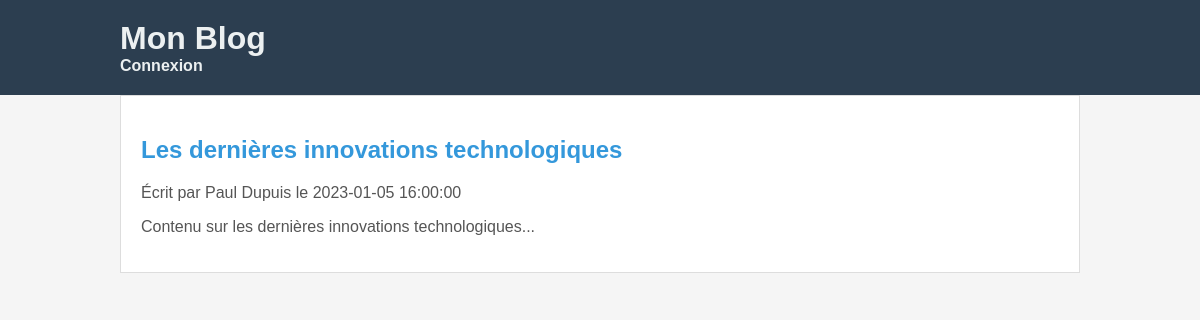
The app's page /article.php?id=10 with its own data.
### tables this page shows
CREATE TABLE `articles` (
  `id` int(11) NOT NULL AUTO_INCREMENT,
  `auteur` varchar(255) NOT NULL,
  `titre` varchar(255) NOT NULL,
  `date` datetime NOT NULL,
  `contenu` text DEFAULT NULL,
  PRIMARY KEY (`id`)
);

### Database.php (called while the page is built, shortened)
<?php
class Database {
    private $host = 'localhost';
    private $db = 'blog';
    private $user = 'root';
    private $pass = 'password';
    private $charset = 'utf8mb4';
    public $pdo = null;
    public function __construct() {
        try {
            $dsn = "mysql:host=$this->host;dbname=$this->db;charset=$this->charset";
            $options = [
                PDO::ATTR_ERRMODE => PDO::ERRMODE_EXCEPTION,
                PDO::ATTR_DEFAULT_FETCH_MODE => PDO::FETCH_ASSOC,
                PDO::ATTR_EMULATE_PREPARES => false,
            ];
            $this->pdo = new PDO($dsn, $this->user, $this->pass, $options);
        } catch (\PDOException $e) {
            throw new \PDOException($e->getMessage(), (int)$e->getCode());
        }
    }
    public function getArticleById($id) {
        $stmt = $this->pdo->prepare("SELECT * FROM articles WHERE id = :id");
        $stmt->execute(['id' => $id]);
        return $stmt->fetch();
    }
}
?>

### article.php (the view, shortened to what this page needs)
<!DOCTYPE html>
<html>
<head>
    <link rel="stylesheet" href="style.css">
</head>
<body>
    <header>
        <div class="container">
            <h1 id="branding">Mon Blog</h1>
            <nav>
                <ul>
                    <?php if (!isset($_SESSION['username'])): ?>
                        <li><a href="connexion.php">Connexion</a></li>
                    <?php else: ?>
                        <li><a href="deconnexion.php">Déconnexion</a></li>
                    <?php endif; ?>
                </ul>
            </nav>
        </div>
    </header>
    <div class="container">
        <?php
        include 'Database.php';
        $db = new Database();
        if (isset($_GET['id']) && is_numeric($_GET['id'])) {
            $id = $_GET['id'];
            $article = $db->getArticleById($id);
            if ($article) {
                echo "<article>";
                echo "<h2>" . htmlspecialchars($article['titre']) . "</h2>";
                echo "<p>Écrit par " . htmlspecialchars($article['auteur']) . " le " . $article['date'] . "</p>";
                echo "<p>" . htmlspecialchars($article['contenu']) . "</p>";
                echo "</article>";
            } else {
                echo "<p>Article non trouvé.</p>";
            }
        } else {
            echo "<p>ID d'article non spécifié ou invalide.</p>";
        }
        ?>
    </div>
</body>
</html>

### style.css (style rules this page uses)
body { font-family: 'Arial', sans-serif; background-color: #f5f5f5; color: #333; margin: 0; padding: 0; }
.container { width: 80%; margin: 0 auto; }
header { background-color: #2c3e50; color: #ecf0f1; padding: 20px 0; }
#branding { margin: 0; }
nav ul { list-style: none; padding: 0; margin: 0; }
nav ul li { display: inline; margin-right: 20px; }
nav a { text-decoration: none; color: #ecf0f1; font-weight: bold; }
article { background-color: #fff; border: 1px solid #ddd; margin-bottom: 20px; padding: 20px; }
article h2 { color: #3498db; }
article p { color: #555; }

### records on screen
articles: titre "Les dernières innovations technologiques", auteur "Paul Dupuis", date "2023-01-05 16:00:00", contenu "Contenu sur les dernières innovations technologiques..."
